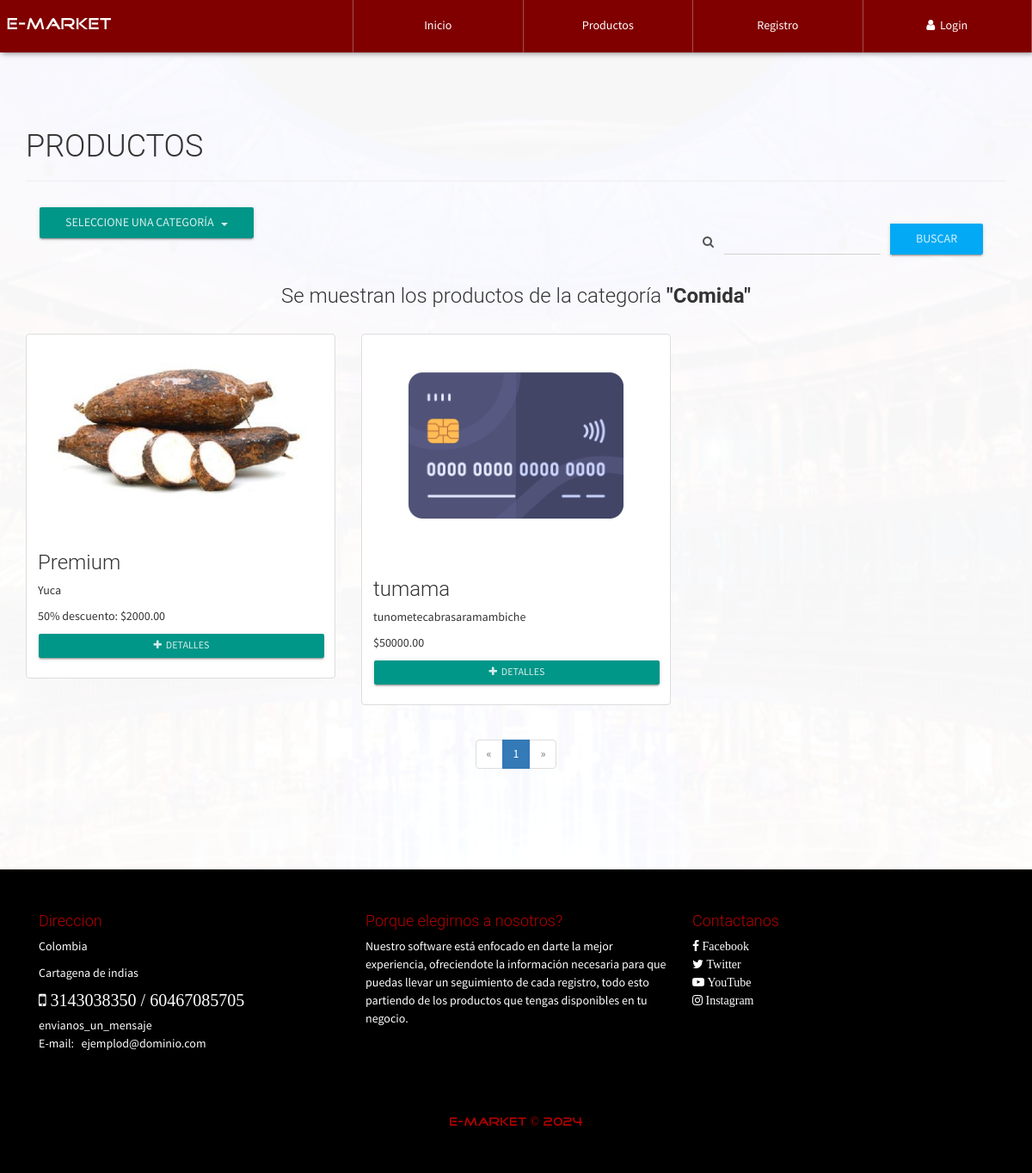
The page /productos.php?categ=789 on the database its author committed.
### tables this page shows
CREATE TABLE `categoria` (
  `CodigoCat` varchar(30) NOT NULL,
  `Nombre` varchar(30) NOT NULL,
  `Descripcion` text NOT NULL
);

CREATE TABLE `producto` (
  `id` int(20) NOT NULL,
  `CodigoProd` varchar(30) NOT NULL,
  `NombreProd` varchar(30) NOT NULL,
  `CodigoCat` varchar(30) NOT NULL,
  `Precio` decimal(30,2) NOT NULL,
  `Descuento` int(2) NOT NULL,
  `Modelo` varchar(30) NOT NULL,
  `Marca` varchar(30) NOT NULL,
  `Stock` int(20) NOT NULL,
  `NITProveedor` varchar(30) NOT NULL,
  `Imagen` varchar(150) NOT NULL,
  `Nombre` varchar(30) NOT NULL,
  `Estado` varchar(15) NOT NULL
);

### Consultas/ConsultasSql.php (called while the page is built, shortened)
<?php
class ejecutar {
    public static function conectar(){
        if(!$con=  mysqli_connect(SERVER,USER,PASS,BD)){
            echo "Error en el servidor, verifique sus datos";
        }
        mysqli_set_charset($con, "utf8");
        return $con;
    }
    public static function consultar($query) {
        if (!$consul = mysqli_query(ejecutar::conectar(), $query)) {
            echo 'Error en la consulta SQL ejecutada';
        }
        return $consul;
    }
}
class consultas{
    public static function clean_string($val){
        $val=trim($val);
        $val=stripslashes($val);
        $val=str_ireplace("SELECT * FROM", "", $val);
        $val=str_ireplace("DELETE FROM", "", $val);
        $val=str_ireplace("INSERT INTO", "", $val);
        $val=str_ireplace("--", "", $val);
    return $val;
    }
}

### Productos.php (the view, shortened to what this page needs)
<?php
include './Consultas/consultasSql.php';
?>
<!DOCTYPE html>
<html lang="es">
<head>
</head>
<body id="container-page-product">
  <?php include './include/navbar.php'; ?>
  <section id="store">
    <br>
    <div class="container">
      <div class="page-header">
        <h1>PRODUCTOS </h1>
      </div>
      <?php
      $checkAllCat = ejecutar::consultar("SELECT * FROM categoria");
      if (mysqli_num_rows($checkAllCat) >= 1) :
      ?>
        <div class="container-fluid">
          <div class="row">
            <div class="col-xs-12 col-md-4">
              <div class="dropdown">
                <button class="btn btn-primary btn-raised dropdown-toggle" type="button" id="drpdowncategory" data-toggle="dropdown" aria-haspopup="true" aria-expanded="true">
                  Seleccione una categoría &nbsp;
                  <span class="caret"></span>
                </button>
              </div>
            </div>
            <div class="col-xs-12 col-md-4 col-md-offset-4">
              <form action="./search.php" method="GET">
                <div class="form-group">
                  <div class="input-group">
                    <span class="input-group-addon"><i class="fa fa-search" aria-hidden="true"></i></span>
                    <input type="text" id="addon1" class="form-control" name="term" required="" title="Escriba nombre o marca del producto">
                    <span class="input-group-btn">
                      <button class="btn btn-info btn-raised" type="submit">Buscar</button>
                    </span>
                  </div>
                </div>
              </form>
            </div>
          </div>
        </div>
        <?php
        $categoria = consultas::clean_string($_GET['categ']);
        if (isset($categoria) && $categoria != "") {
        ?>
          <div class="row">
            <?php
            $mysqli = mysqli_connect(SERVER, USER, PASS, BD);
            mysqli_set_charset($mysqli, "utf8");
            $pagina = isset($_GET['pag']) ? (int)$_GET['pag'] : 1;
            $regpagina = 20;
            $inicio = ($pagina > 1) ? (($pagina * $regpagina) - $regpagina) : 0;
            $consultar_productos = mysqli_query($mysqli, "SELECT SQL_CALC_FOUND_ROWS * FROM producto WHERE CodigoCat='$categoria' AND Stock > 0 AND Estado='Activo' LIMIT $inicio, $regpagina");
            $selectCat = ejecutar::consultar("SELECT * FROM categoria WHERE CodigoCat='$categoria'");
            $datCat = mysqli_fetch_array($selectCat, MYSQLI_ASSOC);
            $totalregistros = mysqli_query($mysqli, "SELECT FOUND_ROWS()");
            $totalregistros = mysqli_fetch_array($totalregistros, MYSQLI_ASSOC);
            $numeropaginas = ceil($totalregistros["FOUND_ROWS()"] / $regpagina);
            if (mysqli_num_rows($consultar_productos) >= 1) {
              echo '<h3 class="text-center">Se muestran los productos de la categoría <strong>"' . $datCat['Nombre'] . '"</strong></h3><br>';
              while ($prod = mysqli_fetch_array($consultar_productos, MYSQLI_ASSOC)) {
            ?>
                <div class="col-xs-12 col-sm-6 col-md-4">
                  <div class="thumbnail">
                    <img class="img-product" src="./imagenes/img-products/<?php if ($prod['Imagen'] != "" && is_file("./imagenes/img-products/" . $prod['Imagen'])) {
                                                                          echo $prod['Imagen'];
                                                                        } else {
                                                                          echo "default.png";
                                                                        } ?>
                           ">
                    <div class="caption">
                      <h3><?php echo $prod['Marca']; ?></h3>
                      <p><?php echo $prod['NombreProd']; ?></p>
                      <?php if ($prod['Descuento'] > 0) : ?>
                        <p>
                          <?php
                          $pref = number_format($prod['Precio'] - ($prod['Precio'] * ($prod['Descuento'] / 100)), 2, '.', '');
                          echo $prod['Descuento'] . "% descuento: $" . $pref;
                          ?>
                        </p>
                      <?php else : ?>
                        <p>$<?php echo $prod['Precio']; ?></p>
                      <?php endif; ?>
                      <p class="text-center">
                        <a href="infoProd.php?CodigoProd=<?php echo $prod['CodigoProd']; ?>" class="btn btn-primary btn-raised btn-sm btn-block"><i class="fa fa-plus"></i>&nbsp; Detalles</a>
                      </p>
                    </div>
                  </div>
                </div>
              <?php
              }
              if ($numeropaginas > 0) :
              ?>
                <div class="text-center">
                  <ul class="pagination">
                    <?php if ($pagina == 1) : ?>
                      <li class="disabled">
                        <a>
                          <span aria-hidden="true">&laquo;</span>
                        </a>
                      </li>
                    <?php endif; ?>
                    <?php
                    for ($i = 1; $i <= $numeropaginas; $i++) {
                      if ($pagina == $i) {
                        echo '<li class="active"><a href="productos.php?categ=' . $categoria . '&pag=' . $i . '">' . $i . '</a></li>';
                      } else {
                        echo '<li><a href="productos.php?categ=' . $categoria . '&pag=' . $i . '">' . $i . '</a></li>';
                      }
                    }
                    ?>
                    <?php if ($pagina == $numeropaginas) : ?>
                      <li class="disabled">
                        <a>
                          <span aria-hidden="true">&raquo;</span>
                        </a>
                      </li>
                    <?php endif; ?>
                  </ul>
                </div>
            <?php
              endif;
            } else {
              echo '<h2 class="text-center">Lo sentimos, no hay productos registrados en la categoría <strong>"' . $datCat['Nombre'] . '"</strong></h2>';
            }
            ?>
          </div>
      <?php
        } else {
          echo '<h2 class="text-center">Por favor seleccione una categoría para empezar</h2>';
        }
      else :
        echo '<h2 class="text-center">Lo sentimos, no hay productos ni categorías registradas en la tienda</h2>';
      endif;
      ?>
    </div>
  </section>
</body>
</html>

### css/style.css (style rules this page uses)
body { font-family: "FontFamilySPro"; line-height: 1.5; font-size: 1.4em; width: 100%; height: 100%; margin: 0px; padding: 0px; background-position: center center; background-repeat: no-repeat; background-attachment: fixed; background-size: cover; background-color: #ffffff; }
section { width: 100%; margin: 0px; padding: 90px 0px; }
footer { width: 100%; color: #fff; background-color: #000000; padding: 40px 0px; }
.text-footer { color: #b40000; }
footer a { color: #fff; }
.tittles-pages-logo { font-family: "FontFamilyLogo"; }
#container-page-product { background-image: url(../imagenes/img/font.JPG); }
#store, #infoproduct, #container-pedido { background-color: rgba(255, 255, 255, 0.97); min-height: 900px; }
.img-product { max-height: 250px; display: block; margin: 0 auto; }

### rows shown on the page
categoria: Nombre "Comida"
producto: Imagen (picture), Marca "Premium", NombreProd "Yuca", Descuento "50", pref "2000.00"
producto: Imagen (picture), Marca "tumama", NombreProd "tunometecabrasaramambiche", Precio "50000.00"
